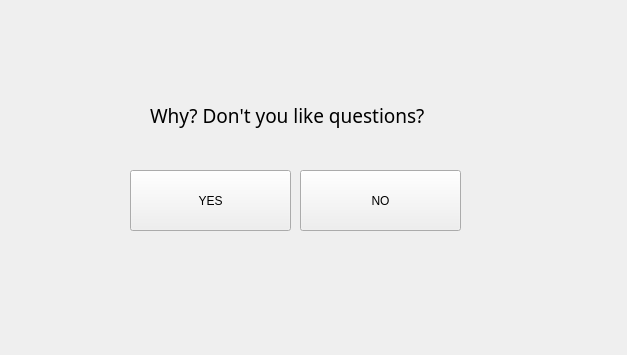
<?xml version="1.0" encoding="UTF-8"?>
<ui version="4.0">
 <class>SecondGameForm</class>
 <widget class="QWidget" name="SecondGameForm">
  <property name="geometry">
   <rect>
    <x>0</x>
    <y>0</y>
    <width>627</width>
    <height>355</height>
   </rect>
  </property>
  <property name="windowTitle">
   <string>Form</string>
  </property>
  <widget class="QLabel" name="label">
   <property name="geometry">
    <rect>
     <x>150</x>
     <y>70</y>
     <width>381</width>
     <height>91</height>
    </rect>
   </property>
   <property name="font">
    <font>
     <family>Segoe UI Variable Small</family>
     <pointsize>14</pointsize>
    </font>
   </property>
   <property name="text">
    <string>Why? Don't you like questions?</string>
   </property>
  </widget>
  <widget class="QPushButton" name="btnSGYes">
   <property name="geometry">
    <rect>
     <x>130</x>
     <y>170</y>
     <width>161</width>
     <height>61</height>
    </rect>
   </property>
   <property name="text">
    <string>YES</string>
   </property>
  </widget>
  <widget class="QPushButton" name="btnSGNo">
   <property name="geometry">
    <rect>
     <x>300</x>
     <y>170</y>
     <width>161</width>
     <height>61</height>
    </rect>
   </property>
   <property name="text">
    <string>NO</string>
   </property>
  </widget>
 </widget>
 <resources/>
 <connections/>
</ui>
